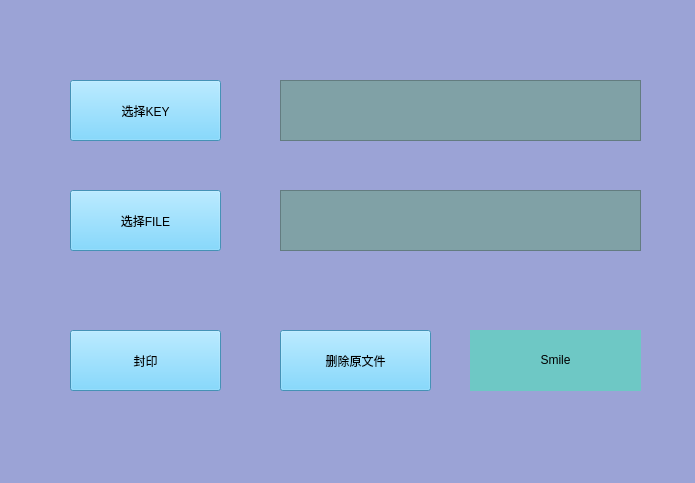
<?xml version="1.0" encoding="UTF-8"?>
<ui version="4.0">
 <class>AesRun</class>
 <widget class="QWidget" name="AesRun">
  <property name="geometry">
   <rect>
    <x>0</x>
    <y>0</y>
    <width>695</width>
    <height>483</height>
   </rect>
  </property>
  <property name="windowTitle">
   <string>Form</string>
  </property>
  <property name="styleSheet">
   <string notr="true">background-color: rgb(155, 163, 214);</string>
  </property>
  <widget class="QPushButton" name="btnLoadKey">
   <property name="geometry">
    <rect>
     <x>70</x>
     <y>80</y>
     <width>151</width>
     <height>61</height>
    </rect>
   </property>
   <property name="styleSheet">
    <string notr="true">background-color: rgb(97, 205, 255);
font: 20pt &quot;新宋体&quot;;</string>
   </property>
   <property name="text">
    <string>选择KEY</string>
   </property>
  </widget>
  <widget class="QTextEdit" name="edtKey">
   <property name="geometry">
    <rect>
     <x>280</x>
     <y>80</y>
     <width>361</width>
     <height>61</height>
    </rect>
   </property>
   <property name="styleSheet">
    <string notr="true">background-color: rgb(128, 161, 166);</string>
   </property>
  </widget>
  <widget class="QPushButton" name="btnLoadFile">
   <property name="geometry">
    <rect>
     <x>70</x>
     <y>190</y>
     <width>151</width>
     <height>61</height>
    </rect>
   </property>
   <property name="styleSheet">
    <string notr="true">background-color: rgb(97, 205, 255);
font: 20pt &quot;新宋体&quot;;</string>
   </property>
   <property name="text">
    <string>选择FILE</string>
   </property>
  </widget>
  <widget class="QTextEdit" name="edtFile">
   <property name="geometry">
    <rect>
     <x>280</x>
     <y>190</y>
     <width>361</width>
     <height>61</height>
    </rect>
   </property>
   <property name="styleSheet">
    <string notr="true">background-color: rgb(128, 161, 166);</string>
   </property>
  </widget>
  <widget class="QPushButton" name="btnAesRun">
   <property name="geometry">
    <rect>
     <x>70</x>
     <y>330</y>
     <width>151</width>
     <height>61</height>
    </rect>
   </property>
   <property name="styleSheet">
    <string notr="true">background-color: rgb(97, 205, 255);
font: 22pt &quot;新宋体&quot;;</string>
   </property>
   <property name="text">
    <string>封印</string>
   </property>
  </widget>
  <widget class="QPushButton" name="btnDelOrigin">
   <property name="geometry">
    <rect>
     <x>280</x>
     <y>330</y>
     <width>151</width>
     <height>61</height>
    </rect>
   </property>
   <property name="styleSheet">
    <string notr="true">background-color: rgb(97, 205, 255);
font: 20pt &quot;新宋体&quot;;</string>
   </property>
   <property name="text">
    <string>删除原文件</string>
   </property>
  </widget>
  <widget class="QLabel" name="lblSmile">
   <property name="geometry">
    <rect>
     <x>470</x>
     <y>330</y>
     <width>171</width>
     <height>61</height>
    </rect>
   </property>
   <property name="styleSheet">
    <string notr="true">background-color: rgb(110, 200, 197);
font: 20pt &quot;新宋体&quot;;</string>
   </property>
   <property name="text">
    <string>&lt;html&gt;&lt;head/&gt;&lt;body&gt;&lt;p align=&quot;center&quot;&gt;Smile&lt;/p&gt;&lt;/body&gt;&lt;/html&gt;</string>
   </property>
  </widget>
 </widget>
 <resources/>
 <connections/>
</ui>
